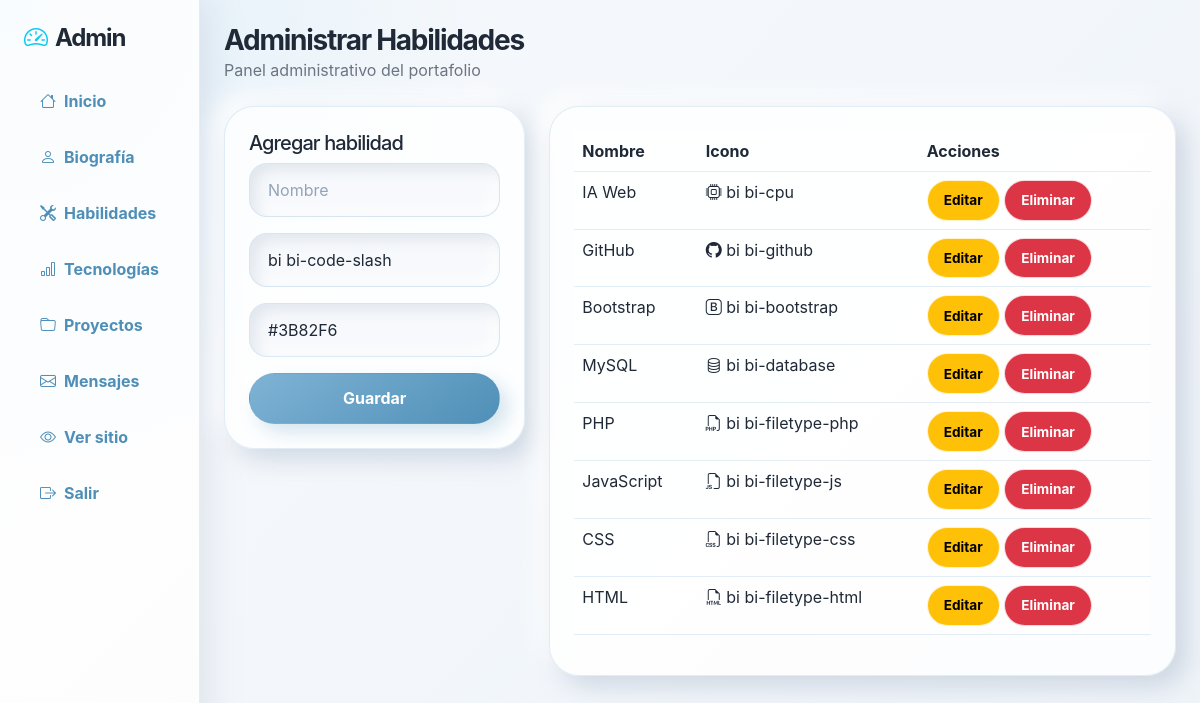
The page /admin/habilidades.php (signed in) on the database its author committed.
### tables this page shows
CREATE TABLE habilidades (
  id INT AUTO_INCREMENT PRIMARY KEY,
  nombre VARCHAR(100) NOT NULL,
  icono VARCHAR(80) NOT NULL DEFAULT 'bi bi-code-slash',
  color VARCHAR(30) DEFAULT '#3B82F6'
);

### public_html/admin/habilidades.php (the view, shortened to what this page needs)
<?php
require_once '../includes/auth.php'; proteger_admin(); require_once '../includes/conexion.php'; require_once 'partials.php';
$edit = isset($_GET['editar']) ? $conexion->query('SELECT * FROM habilidades WHERE id='.(int)$_GET['editar'])->fetch_assoc() : null;
$items = $conexion->query('SELECT * FROM habilidades ORDER BY id DESC'); admin_header('Administrar Habilidades');
?>
<div class="row g-4"><div class="col-lg-4"><div class="card admin-card p-4"><h5><?= $edit?'Editar':'Agregar' ?> habilidad</h5><form method="POST"><input type="hidden" name="id" value="<?= $edit['id'] ?? '' ?>"><div class="mb-3"><input name="nombre" class="form-control bg-white text-dark" placeholder="Nombre" value="<?= htmlspecialchars($edit['nombre'] ?? '') ?>" required></div><div class="mb-3"><input name="icono" class="form-control bg-white text-dark" placeholder="bi bi-code-slash" value="<?= htmlspecialchars($edit['icono'] ?? 'bi bi-code-slash') ?>" required></div><div class="mb-3"><input name="color" class="form-control bg-white text-dark" value="<?= htmlspecialchars($edit['color'] ?? '#3B82F6') ?>" required></div><button class="btn btn-primary w-100">Guardar</button></form></div></div><div class="col-lg-8"><div class="card admin-card p-4"><table class="table"><thead><tr><th>Nombre</th><th>Icono</th><th>Acciones</th></tr></thead><tbody><?php while($r=$items->fetch_assoc()): ?><tr><td><?= htmlspecialchars($r['nombre']) ?></td><td><i class="<?= htmlspecialchars($r['icono']) ?>"></i> <?= htmlspecialchars($r['icono']) ?></td><td><a class="btn btn-sm btn-warning" href="?editar=<?= $r['id'] ?>">Editar</a> <a class="btn btn-sm btn-danger" onclick="return confirm('¿Eliminar?')" href="?eliminar=<?= $r['id'] ?>">Eliminar</a></td></tr><?php endwhile; ?></tbody></table></div></div></div>
<?php admin_footer(); ?>

### public_html/admin/partials.php
<?php
function admin_header($titulo = 'Dashboard') { ?>
<!doctype html><html lang="es"><head><meta charset="utf-8"><meta name="viewport" content="width=device-width, initial-scale=1"><title><?= htmlspecialchars($titulo) ?></title><link href="https://cdn.jsdelivr.net/npm/bootstrap@5.3.3/dist/css/bootstrap.min.css" rel="stylesheet"><link href="https://cdn.jsdelivr.net/npm/bootstrap-icons@1.11.3/font/bootstrap-icons.css" rel="stylesheet"><link href="../assets/css/style.css?v=10" rel="stylesheet"></head><body class="admin-body"><div class="container-fluid"><div class="row"><aside class="col-md-3 col-lg-2 sidebar p-4"><h4 class="fw-bold mb-4"><i class="bi bi-speedometer2 text-info me-2"></i>Admin</h4><a href="dashboard.php"><i class="bi bi-house me-2"></i>Inicio</a><a href="biografia.php"><i class="bi bi-person me-2"></i>Biografía</a><a href="habilidades.php"><i class="bi bi-tools me-2"></i>Habilidades</a><a href="tecnologias.php"><i class="bi bi-bar-chart me-2"></i>Tecnologías</a><a href="proyectos.php"><i class="bi bi-folder me-2"></i>Proyectos</a><a href="mensajes.php"><i class="bi bi-envelope me-2"></i>Mensajes</a><a href="../index.php" target="_blank"><i class="bi bi-eye me-2"></i>Ver sitio</a><a href="logout.php"><i class="bi bi-box-arrow-right me-2"></i>Salir</a></aside><main class="col-md-9 col-lg-10 p-4"><div class="d-flex justify-content-between align-items-center mb-4"><div><h1 class="h3 fw-bold mb-0"><?= htmlspecialchars($titulo) ?></h1><p class="text-secondary mb-0">Panel administrativo del portafolio</p></div></div>
<?php }
function admin_footer() { ?>
</main></div></div><script src="https://cdn.jsdelivr.net/npm/bootstrap@5.3.3/dist/js/bootstrap.bundle.min.js"></script></body></html>
<?php }
?>

### rows shown on the page
habilidades: nombre "IA Web", icono "bi bi-cpu"
habilidades: nombre "GitHub", icono "bi bi-github"
habilidades: nombre "Bootstrap", icono "bi bi-bootstrap"
habilidades: nombre "MySQL", icono "bi bi-database"
habilidades: nombre "PHP", icono "bi bi-filetype-php"
habilidades: nombre "JavaScript", icono "bi bi-filetype-js"
habilidades: nombre "CSS", icono "bi bi-filetype-css"
habilidades: nombre "HTML", icono "bi bi-filetype-html"

### other values the page prints
$titulo "Administrar Habilidades"
